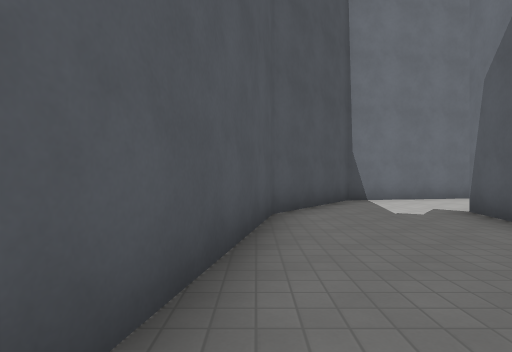
[1] (above)

19 first-person views from a walk through a Godot game level. The camera is 1.3 m above the floor, looks level and sees 80° across. The floor is counted in squares, 2 m on a side. Each view is taken from the middle of a square. On the plan, view 1 faces up. The plan holds only what a view shows up to about 10 squares ahead; the rest is blank. The place goes on beyond the plan. Characters and animated objects are left out. Surface patterns are stand-ins for the level's own textures.

[2]
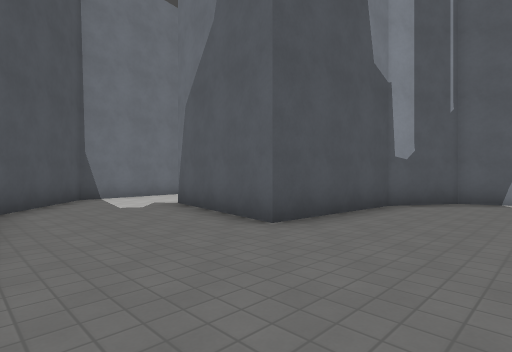

[3]
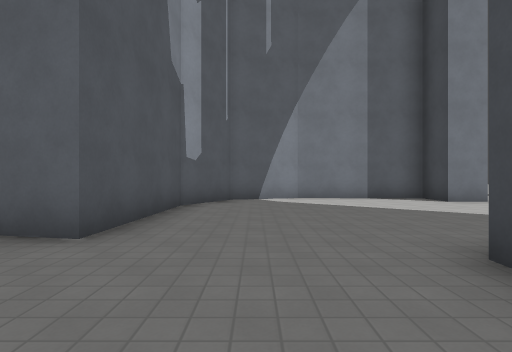

[4]
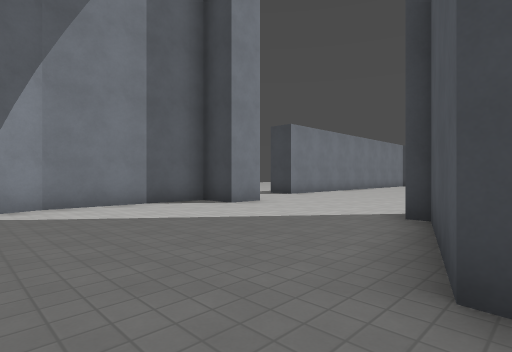

[5]
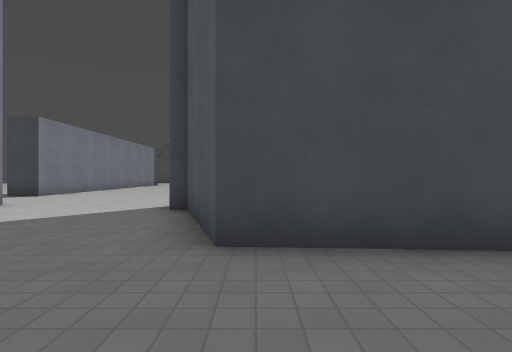

[6]
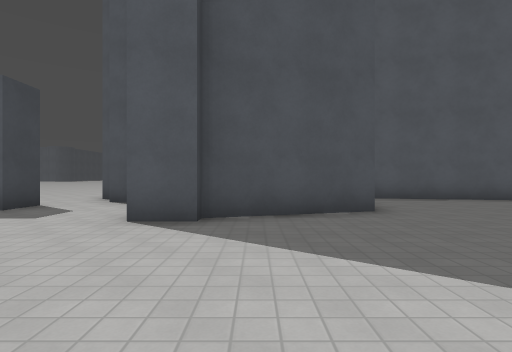

[7]
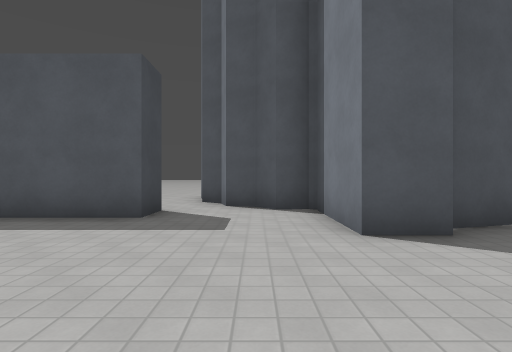

[8]
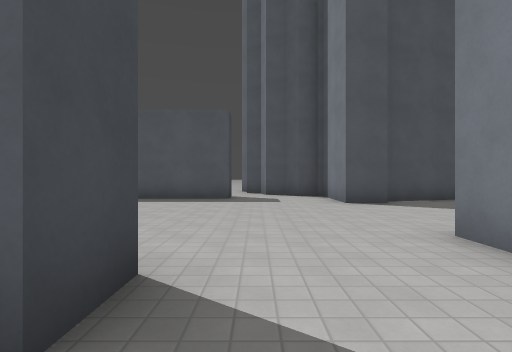

[9]
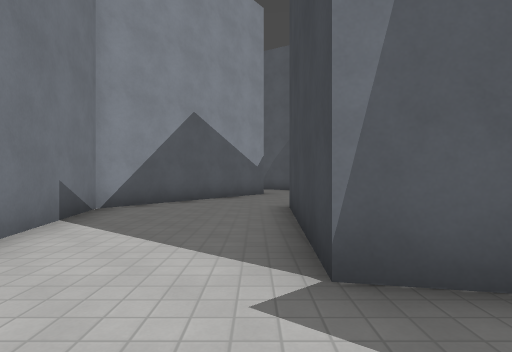

[10]
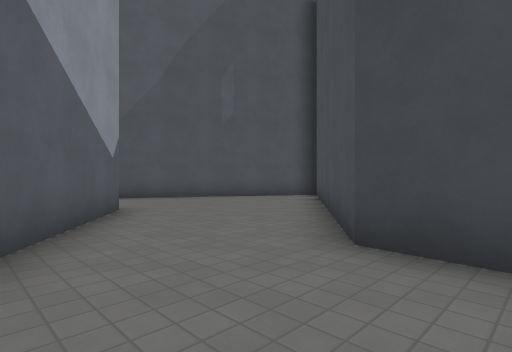

[11]
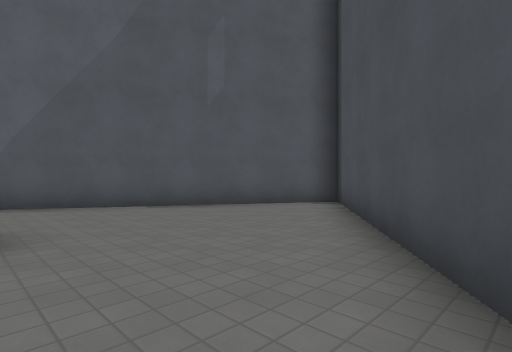

[12]
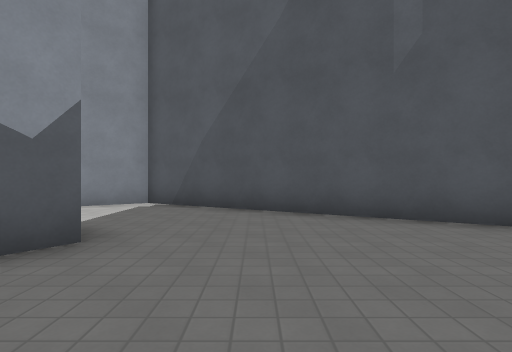

[13]
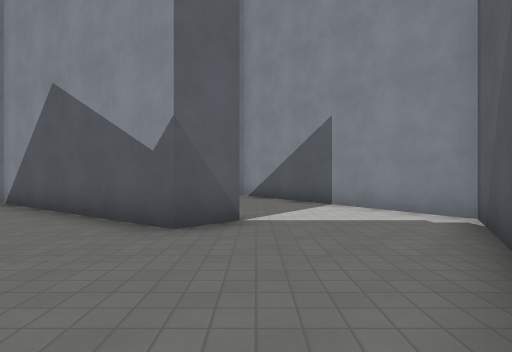

[14]
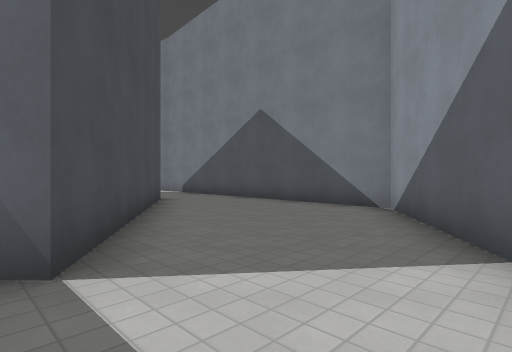

[15]
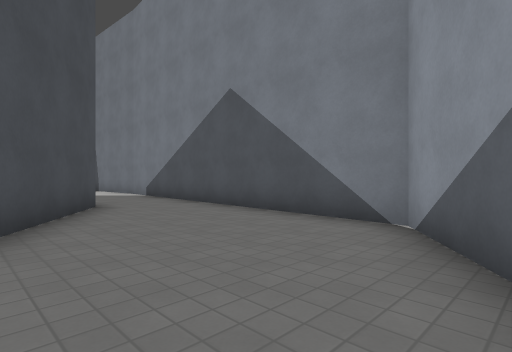

[16]
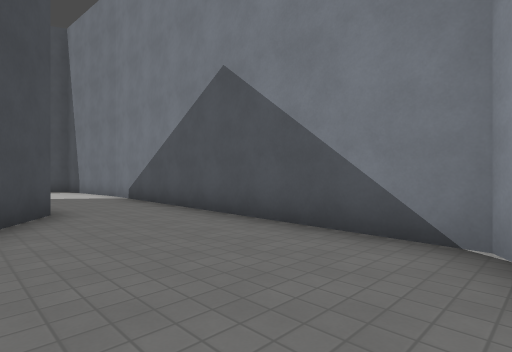

[17]
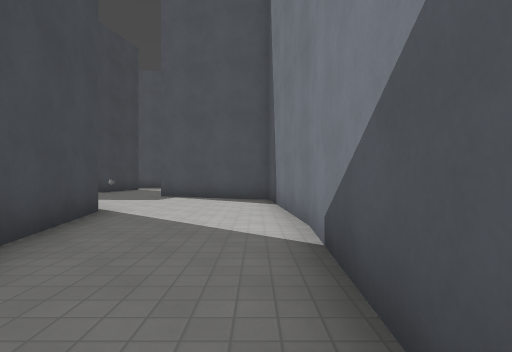

[18]
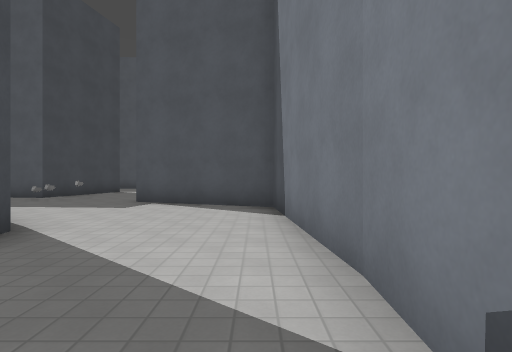

[19]
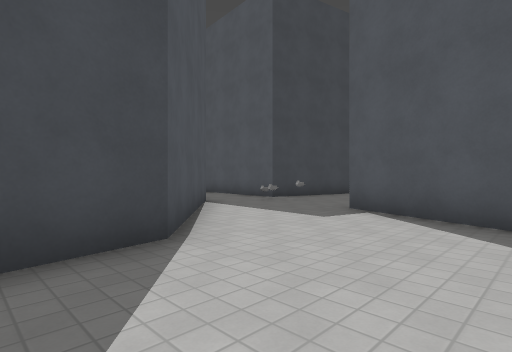

### Floor plan
Key: @ floor where view 1 was taken; # wall or solid block; . floor; = window, fence, low wall or low ledge.
Columns run from 4 left of view 1 to 17 right of it. Each row starts with its distance up from view 1.
 13    ################
 12    #..............##
 11   ##...............#
 10   #........###.....##
  9   #....#####.##.....##
  8 ......##......##.....#
  7 .=...##........###...#
  6 ##=.##...........#...#
  5  #..#...#####........#
  4   .##...#   ##......##
  3    #....#    ##.....#
  2    #....##### #....##
  1    #........####..##
  0    #@........# ##.#
 -1     .........#  ###
 -2     ###......#
 -3       #......#
 -4       ##.....#
 -5      ###....##
 -6     ##........
 -7    ##..........
 -8   ##............
 -9   ....#......##

Positions as (right, up) in squares from view 1, and headings:
1: (0, 0), facing up
2: (0, -1), facing up-right
3: (0, 0), facing right
4: (2, 0), facing down-right
5: (2, 1), facing down
6: (8, -4), facing left
7: (7, -7), facing left
8: (11, -8), facing left
9: (2, 6), facing right
10: (7, 8), facing down-right
11: (9, 6), facing down-right
12: (10, 4), facing right
13: (14, 2), facing up
14: (16, 6), facing up-left
15: (15, 8), facing up-left
16: (14, 9), facing up-left
17: (8, 12), facing left
18: (6, 12), facing left
19: (4, 12), facing down-left
